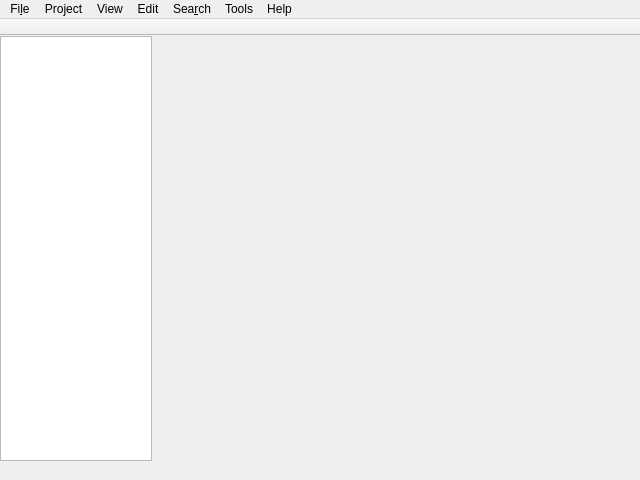
<?xml version="1.0" encoding="UTF-8"?>
<ui version="4.0">
 <class>MainWindow</class>
 <widget class="QMainWindow" name="MainWindow">
  <property name="geometry">
   <rect>
    <x>0</x>
    <y>0</y>
    <width>640</width>
    <height>480</height>
   </rect>
  </property>
  <property name="windowTitle">
   <string>Fanxy Studio</string>
  </property>
  <property name="styleSheet">
   <string notr="true"/>
  </property>
  <widget class="QWidget" name="centralWidget">
   <layout class="QHBoxLayout" name="centralLayout" stretch="160,512">
    <property name="spacing">
     <number>0</number>
    </property>
    <property name="leftMargin">
     <number>0</number>
    </property>
    <property name="topMargin">
     <number>0</number>
    </property>
    <property name="rightMargin">
     <number>0</number>
    </property>
    <property name="bottomMargin">
     <number>0</number>
    </property>
    <item>
     <widget class="QTreeWidget" name="treeWidget">
      <property name="sortingEnabled">
       <bool>true</bool>
      </property>
      <property name="headerHidden">
       <bool>true</bool>
      </property>
      <attribute name="headerVisible">
       <bool>false</bool>
      </attribute>
      <column>
       <property name="text">
        <string/>
       </property>
      </column>
     </widget>
    </item>
    <item>
     <widget class="QWidget" name="editorArea" native="true">
      <layout class="QVBoxLayout" name="editorAreaLayout">
       <property name="spacing">
        <number>0</number>
       </property>
       <property name="leftMargin">
        <number>0</number>
       </property>
       <property name="topMargin">
        <number>0</number>
       </property>
       <property name="rightMargin">
        <number>0</number>
       </property>
       <property name="bottomMargin">
        <number>0</number>
       </property>
      </layout>
     </widget>
    </item>
   </layout>
  </widget>
  <widget class="QStatusBar" name="statusBar">
   <property name="sizeGripEnabled">
    <bool>false</bool>
   </property>
  </widget>
  <widget class="QMenuBar" name="menuBar">
   <property name="geometry">
    <rect>
     <x>0</x>
     <y>0</y>
     <width>640</width>
     <height>25</height>
    </rect>
   </property>
   <widget class="QMenu" name="menuFile">
    <property name="title">
     <string>Fi&amp;le</string>
    </property>
    <widget class="QMenu" name="menuProjectNew">
     <property name="title">
      <string>&amp;New Project</string>
     </property>
    </widget>
    <widget class="QMenu" name="menuProjectRecent">
     <property name="title">
      <string>Recent Projects</string>
     </property>
    </widget>
    <widget class="QMenu" name="menuFileCompile">
     <property name="title">
      <string>Compile as...</string>
     </property>
    </widget>
    <addaction name="actFileNew"/>
    <addaction name="menuProjectNew"/>
    <addaction name="actFileOpen"/>
    <addaction name="menuProjectRecent"/>
    <addaction name="separator"/>
    <addaction name="actFileSave"/>
    <addaction name="actFileSaveAs"/>
    <addaction name="separator"/>
    <addaction name="actProjectClose"/>
    <addaction name="separator"/>
    <addaction name="actFileClose"/>
    <addaction name="actFileCloseAll"/>
    <addaction name="separator"/>
    <addaction name="menuFileCompile"/>
   </widget>
   <widget class="QMenu" name="menuEdit">
    <property name="title">
     <string>Edit</string>
    </property>
    <addaction name="actUndo"/>
    <addaction name="actRedo"/>
    <addaction name="separator"/>
    <addaction name="actCut"/>
    <addaction name="actCopy"/>
    <addaction name="actPaste"/>
    <addaction name="separator"/>
    <addaction name="actSelectAll"/>
   </widget>
   <widget class="QMenu" name="menuSearch">
    <property name="title">
     <string>Sea&amp;rch</string>
    </property>
    <addaction name="actFind"/>
    <addaction name="actFindNext"/>
    <addaction name="actGoTo"/>
   </widget>
   <widget class="QMenu" name="menuHelp">
    <property name="title">
     <string>Help</string>
    </property>
    <addaction name="actAbout"/>
   </widget>
   <widget class="QMenu" name="menuView">
    <property name="title">
     <string>View</string>
    </property>
    <widget class="QMenu" name="menuSet_Highlighter">
     <property name="title">
      <string>Set Highlighter</string>
     </property>
    </widget>
    <addaction name="menuSet_Highlighter"/>
   </widget>
   <widget class="QMenu" name="menuProject">
    <property name="title">
     <string>Project</string>
    </property>
   </widget>
   <widget class="QMenu" name="menuTools">
    <property name="title">
     <string>Tools</string>
    </property>
    <addaction name="actOptions"/>
   </widget>
   <addaction name="menuFile"/>
   <addaction name="menuProject"/>
   <addaction name="menuView"/>
   <addaction name="menuEdit"/>
   <addaction name="menuSearch"/>
   <addaction name="menuTools"/>
   <addaction name="menuHelp"/>
  </widget>
  <widget class="QToolBar" name="toolBar">
   <property name="windowTitle">
    <string>Tool Bar</string>
   </property>
   <property name="movable">
    <bool>false</bool>
   </property>
   <property name="toolButtonStyle">
    <enum>Qt::ToolButtonIconOnly</enum>
   </property>
   <property name="floatable">
    <bool>false</bool>
   </property>
   <attribute name="toolBarArea">
    <enum>TopToolBarArea</enum>
   </attribute>
   <attribute name="toolBarBreak">
    <bool>false</bool>
   </attribute>
  </widget>
  <action name="actFileOpen">
   <property name="text">
    <string>&amp;Open File or Project...</string>
   </property>
   <property name="shortcut">
    <string>Ctrl+O</string>
   </property>
  </action>
  <action name="actFileClose">
   <property name="text">
    <string>&amp;Close</string>
   </property>
   <property name="shortcut">
    <string>Ctrl+W</string>
   </property>
  </action>
  <action name="actUndo">
   <property name="text">
    <string>&amp;Undo</string>
   </property>
  </action>
  <action name="actRedo">
   <property name="text">
    <string>&amp;Redo</string>
   </property>
  </action>
  <action name="actCopy">
   <property name="text">
    <string>C&amp;opy</string>
   </property>
  </action>
  <action name="actCut">
   <property name="text">
    <string>&amp;Cut</string>
   </property>
  </action>
  <action name="actPaste">
   <property name="text">
    <string>&amp;Paste</string>
   </property>
  </action>
  <action name="actSelectAll">
   <property name="text">
    <string>&amp;Select All</string>
   </property>
  </action>
  <action name="actFileNew">
   <property name="text">
    <string>&amp;New File</string>
   </property>
   <property name="shortcut">
    <string>Ctrl+N</string>
   </property>
  </action>
  <action name="actFind">
   <property name="text">
    <string>&amp;Find</string>
   </property>
   <property name="shortcut">
    <string>Ctrl+F</string>
   </property>
  </action>
  <action name="actGoTo">
   <property name="text">
    <string>&amp;Go to...</string>
   </property>
   <property name="shortcut">
    <string>Ctrl+G</string>
   </property>
  </action>
  <action name="actProjectClose">
   <property name="text">
    <string>&amp;Close Project</string>
   </property>
   <property name="shortcut">
    <string>Ctrl+Shift+W</string>
   </property>
  </action>
  <action name="actAbout">
   <property name="text">
    <string>&amp;About</string>
   </property>
  </action>
  <action name="actFileSave">
   <property name="text">
    <string>&amp;Save</string>
   </property>
   <property name="shortcut">
    <string>Ctrl+S</string>
   </property>
  </action>
  <action name="actOptions">
   <property name="text">
    <string>Options</string>
   </property>
  </action>
  <action name="actFileSaveAs">
   <property name="text">
    <string>Save as...</string>
   </property>
   <property name="shortcut">
    <string>Ctrl+Shift+S</string>
   </property>
  </action>
  <action name="actFileCloseAll">
   <property name="text">
    <string>Close all</string>
   </property>
  </action>
  <action name="actFindNext">
   <property name="text">
    <string>Find Next</string>
   </property>
   <property name="shortcut">
    <string>F3</string>
   </property>
  </action>
 </widget>
 <layoutdefault spacing="6" margin="11"/>
 <tabstops>
  <tabstop>treeWidget</tabstop>
 </tabstops>
 <resources/>
 <connections/>
</ui>
